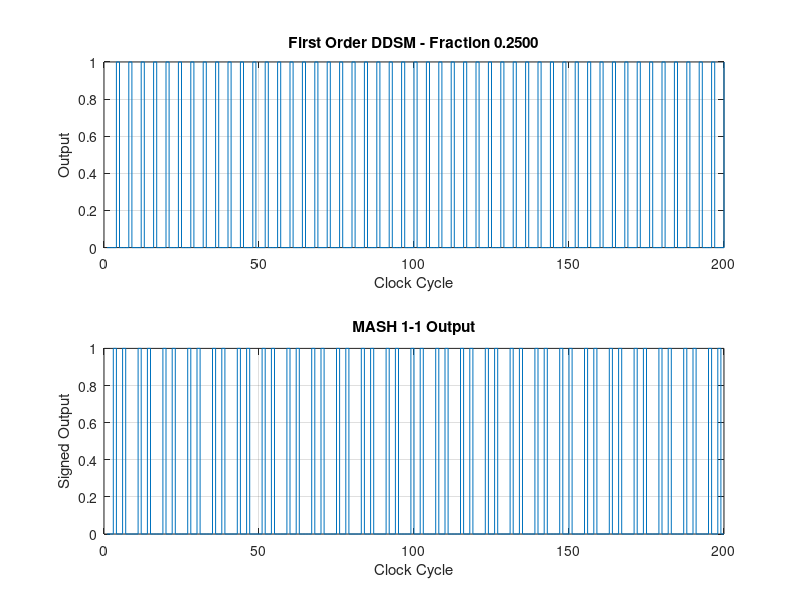
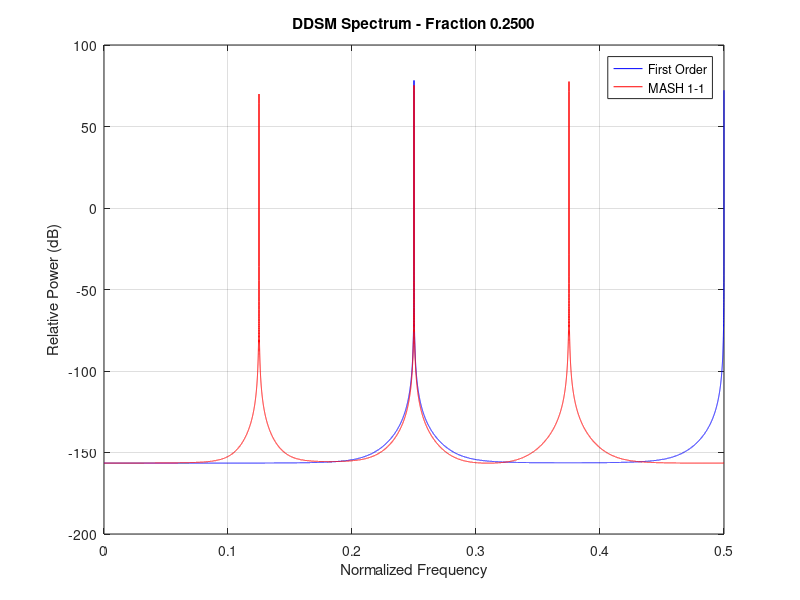
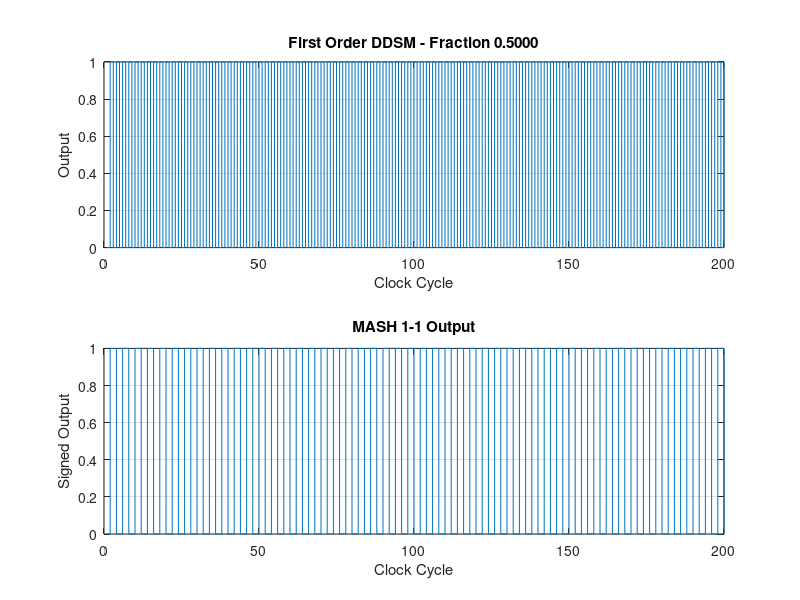
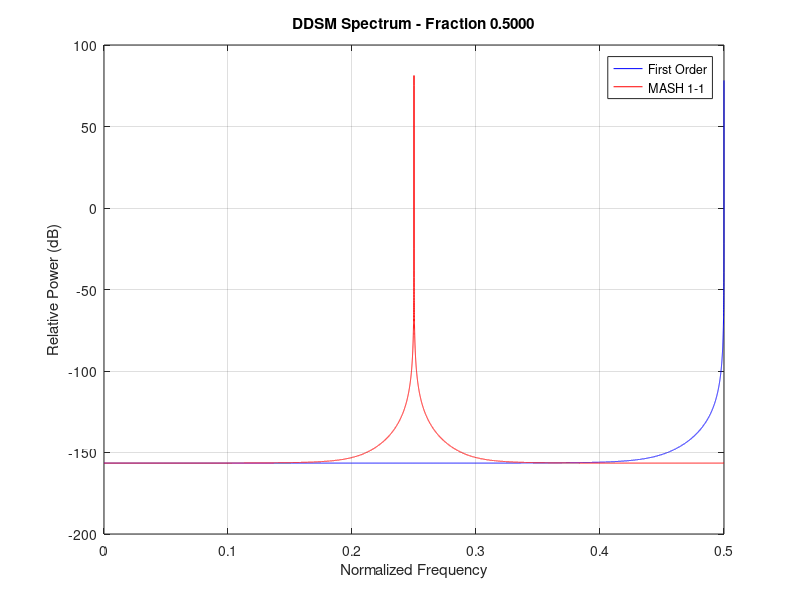

Recreate these plots in MATLAB, in order.

clc;
clear;
close all;

%% PARAMETERS

W = 16;
MOD = 2^W;
NSAMPLES = 65536;

FCW_LIST = [hex2dec('4000'), ...
            hex2dec('8000'), ...
            hex2dec('C000')];

NINT = 100;

%% TEST EACH FRACTION

for test = 1:length(FCW_LIST)

    FCW = FCW_LIST(test);

    fraction = FCW/MOD;

    fprintf('\n================================\n');
    fprintf('TEST %d\n',test);
    fprintf('FCW = %04X\n',FCW);
    fprintf('Requested fraction = %.9f\n',fraction);

    %% FIRST ORDER

    acc1 = 0;

    first_out = zeros(1,NSAMPLES);

    for k = 1:NSAMPLES

        temp = acc1 + FCW;

        carry = floor(temp/MOD);

        acc1 = mod(temp,MOD);

        first_out(k) = carry;

    end

    %% MASH 1-1

    acc1 = 0;
    acc2 = 0;

    carry2_prev = 0;

    mash_out = zeros(1,NSAMPLES);

    for k = 1:NSAMPLES

        % Stage 1
        temp1 = acc1 + FCW;

        carry1 = floor(temp1/MOD);

        acc1 = mod(temp1,MOD);

        % Stage 2
        temp2 = acc2 + acc1;

        carry2 = floor(temp2/MOD);

        acc2 = mod(temp2,MOD);

        % Error cancellation
        mash_out(k) = carry1 + carry2 - carry2_prev;

        carry2_prev = carry2;

    end

    %% NUMERICAL VERIFICATION

    first_avg = mean(first_out);
    mash_avg = mean(mash_out);

    first_error = first_avg - fraction;
    mash_error = mash_avg - fraction;

    fprintf('\nFIRST ORDER\n');

    fprintf('Average = %.9f\n',first_avg);
    fprintf('Error = %.12f\n',first_error);

    fprintf('\nMASH 1-1\n');

    fprintf('Average = %.9f\n',mash_avg);
    fprintf('Error = %.12f\n',mash_error);

    %% FREQUENCY COMMAND

    fprintf('\nAVERAGE DIVIDER COMMAND\n');

    fprintf('First order = %.9f\n', ...
        NINT + first_avg);

    fprintf('MASH 1-1 = %.9f\n', ...
        NINT + mash_avg);

    %% TIME DOMAIN PLOTS

    figure('Name',sprintf('Fraction %.4f',fraction));

    subplot(2,1,1);

    stairs(first_out(1:200));

    grid on;

    title(sprintf('First Order DDSM - Fraction %.4f',fraction));

    xlabel('Clock Cycle');

    ylabel('Output');

    subplot(2,1,2);

    stairs(mash_out(1:200));

    grid on;

    title('MASH 1-1 Output');

    xlabel('Clock Cycle');

    ylabel('Signed Output');

    %% FFT / PSD

    x1 = first_out - mean(first_out);

    x2 = mash_out - mean(mash_out);

    % Hann window
    w = 0.5 - 0.5*cos(2*pi*(0:NSAMPLES-1)/(NSAMPLES-1));

    X1 = fft(x1.*w);

    X2 = fft(x2.*w);

    PSD1 = abs(X1).^2;

    PSD2 = abs(X2).^2;

    f = (0:NSAMPLES/2-1)/NSAMPLES;

    figure('Name','DDSM PSD');

    plot(f,10*log10(PSD1(1:NSAMPLES/2)+eps), ...
        'b');

    hold on;

    plot(f,10*log10(PSD2(1:NSAMPLES/2)+eps), ...
        'r');

    grid on;

    xlabel('Normalized Frequency');

    ylabel('Relative Power (dB)');

    title(sprintf('DDSM Spectrum - Fraction %.4f',fraction));

    legend('First Order','MASH 1-1');

end

fprintf('\nALL TESTS COMPLETED\n');
